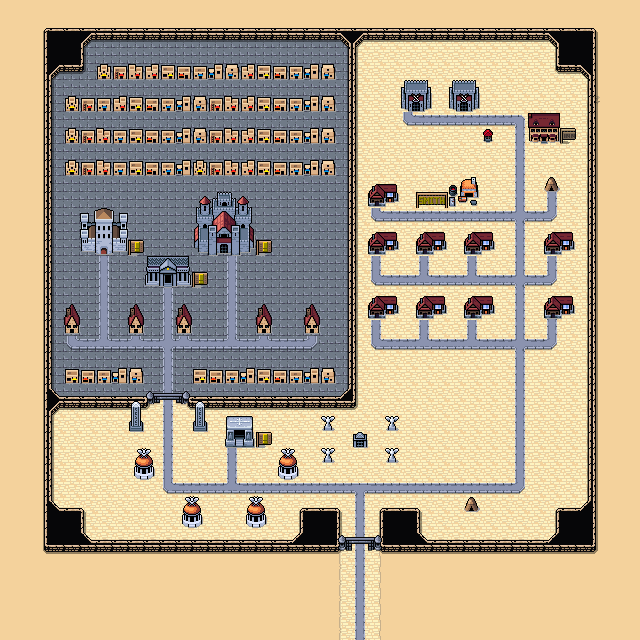

A 2D game scene composited from a Tiled map and its tileset images. What follows is a short description and the map's XML, with each tile layer's data collapsed to a summary:
An orthogonal 40x40 tile map with 16x16 px tiles, 5 tile layers (Background, Ground2, Ground, Walls, ...), 3 tilesets and 27 objects.

<map version="1.10" tiledversion="1.11.2" orientation="orthogonal" renderorder="right-down" width="40" height="40" tilewidth="16" tileheight="16" infinite="0" nextlayerid="7" nextobjectid="108">
 <editorsettings>
  <export target="wastetown..tmx" format="tmx" />
 </editorsettings>
 <tileset firstgid="1" source="../../../../common/maps/tileset/main.tsx" />
 <tileset firstgid="10113" source="../../../../common/maps/tileset/buildings.tsx" />
 <tileset firstgid="11905" source="../../../../common/maps/tileset/buildings-nocollide.tsx" />
 <layer id="1" name="Background" width="40" height="40">
  <data>[1600 cells, 1600 non-empty, 6 distinct tile ids]</data>
 </layer>
 <layer id="6" name="Ground2" width="40" height="40">
  <data>[1600 cells, 1510 non-empty, 26 distinct tile ids]</data>
 </layer>
 <layer id="2" name="Ground" width="40" height="40">
  <data>[1600 cells, 1493 non-empty, 60 distinct tile ids]</data>
 </layer>
 <layer id="3" name="Walls" width="40" height="40">
  <properties>
   <property name="spriteLayer" type="bool" value="true" />
  </properties>
  <data>[1600 cells, 1591 non-empty, 55 distinct tile ids]</data>
 </layer>
 <layer id="5" name="Overlay" width="40" height="40">
  <data>[1600 cells, 1586 non-empty, 26 distinct tile ids]</data>
 </layer>
 <objectgroup id="4" name="Objects">
  <object id="41" template="../../../../common/maps/obj/shop.tx" x="465" y="260">
   <properties>
    <property name="commonShopList" value="Enchantment6White,Creature6White,Instant6White,Angel,Human4White,Soldier4White,SmallCats," />
    <property name="mythicShopList" value="Planeswalker4White,WUBRG,RWG,RWU,RWB,UWG,UWB,GWB,Legend4White,PhyrexianWhite,Eldrazi" />
    <property name="rareShopList" value="Artifact4White,Land4White,Dimir,Rakdos,Orzhov,Golgari,Vehicle2White,Wand4White" />
    <property name="signYOffset" type="float" value="-8" />
    <property name="uncommonShopList" value="Bird4White,Spirit4White,Sliver4White,Knight4White,Multicolor8White" />
   </properties>
  </object>
  <object id="56" template="../../../../common/maps/obj/shop.tx" x="416" y="260">
   <properties>
    <property name="commonShopList" value="Enchantment6White,Creature6White,Instant6White,Angel,Human4White,Soldier4White,SmallCats," />
    <property name="mythicShopList" value="Planeswalker4White,WUBRG,RWG,RWU,RWB,UWG,UWB,GWB,Legend4White,PhyrexianWhite,Eldrazi" />
    <property name="rareShopList" value="Artifact4White,Land4White,Dimir,Rakdos,Orzhov,Golgari,Vehicle2White,Wand4White" />
    <property name="signYOffset" type="float" value="-8" />
    <property name="uncommonShopList" value="Bird4White,Spirit4White,Sliver4White,Knight4White,Multicolor8White" />
   </properties>
  </object>
  <object id="57" template="../../../../common/maps/obj/shop.tx" x="545" y="259">
   <properties>
    <property name="commonShopList" value="Enchantment6White,Creature6White,Instant6White,Angel,Human4White,Soldier4White" />
    <property name="mythicShopList" value="Planeswalker4White,WUBRG,RWG,RWU,RWB,UWG,UWB,GWB,Legend4White,PhyrexianWhite" />
    <property name="rareShopList" value="Artifact4White,Land4White,Dimir,Rakdos,Orzhov,Golgari,Vehicle2White,Wand4White" />
    <property name="signYOffset" type="float" value="-8" />
    <property name="uncommonShopList" value="Bird4White,Spirit4White,Sliver4White,Knight4White,Multicolor8White" />
   </properties>
  </object>
  <object id="43" template="../../../../common/maps/obj/shop.tx" x="370" y="325">
   <properties>
    <property name="commonShopList" value="Enchantment6White,Creature6White,Instant6White,Angel,Human4White,Soldier4White,SmallCats," />
    <property name="mythicShopList" value="Planeswalker4White,WUBRG,RWG,RWU,RWB,UWG,UWB,GWB,Legend4White,PhyrexianWhite,Eldrazi" />
    <property name="rareShopList" value="Artifact4White,Land4White,Dimir,Rakdos,Orzhov,Golgari,Vehicle2White,Wand4White" />
    <property name="signYOffset" type="float" value="-8" />
    <property name="uncommonShopList" value="Bird4White,Spirit4White,Sliver4White,Knight4White,Multicolor8White" />
   </properties>
  </object>
  <object id="47" template="../../../../common/maps/obj/inn.tx" x="536" y="144" />
  <object id="49" template="../../../../common/maps/obj/shop.tx" x="417" y="324">
   <properties>
    <property name="commonShopList" value="Enchantment6White,Creature6White,Instant6White,Angel,Human4White,Soldier4White,SmallCats," />
    <property name="mythicShopList" value="Planeswalker4White,WUBRG,RWG,RWU,RWB,UWG,UWB,GWB,Legend4White,PhyrexianWhite,Eldrazi" />
    <property name="rareShopList" value="Artifact4White,Land4White,Dimir,Rakdos,Orzhov,Golgari,Vehicle2White,Wand4White" />
    <property name="signYOffset" type="float" value="-8" />
    <property name="uncommonShopList" value="Bird4White,Spirit4White,Sliver4White,Knight4White,Multicolor8White" />
   </properties>
  </object>
  <object id="50" template="../../../../common/maps/obj/shop.tx" x="465" y="323">
   <properties>
    <property name="commonShopList" value="Enchantment6White,Creature6White,Instant6White,Angel,Human4White,Soldier4White,SmallCats," />
    <property name="mythicShopList" value="Planeswalker4White,WUBRG,RWG,RWU,RWB,UWG,UWB,GWB,Legend4White,PhyrexianWhite,Eldrazi" />
    <property name="rareShopList" value="Artifact4White,Land4White,Dimir,Rakdos,Orzhov,Golgari,Vehicle2White,Wand4White" />
    <property name="signYOffset" type="float" value="-8" />
    <property name="uncommonShopList" value="Bird4White,Spirit4White,Sliver4White,Knight4White,Multicolor8White" />
   </properties>
  </object>
  <object id="52" template="../../../../common/maps/obj/shop.tx" x="369" y="261">
   <properties>
    <property name="commonShopList" value="Enchantment6White,Creature6White,Instant6White,Angel,Human4White,Soldier4White,SmallCats," />
    <property name="mythicShopList" value="Planeswalker4White,WUBRG,RWG,RWU,RWB,UWG,UWB,GWB,Legend4White,PhyrexianWhite,Eldrazi" />
    <property name="rareShopList" value="Artifact4White,Land4White,Dimir,Rakdos,Orzhov,Golgari,Vehicle2White,Wand4White" />
    <property name="signYOffset" type="float" value="-8" />
    <property name="uncommonShopList" value="Bird4White,Spirit4White,Sliver4White,Knight4White,Multicolor8White" />
   </properties>
  </object>
  <object id="53" template="../../../../common/maps/obj/spellsmith.tx" x="452" y="212" />
  <object id="55" template="../../../../common/maps/obj/shop.tx" x="464.75" y="516.5">
   <properties>
    <property name="commonShopList" value="Plains" />
    <property name="noRestock" type="bool" value="true" />
    <property name="signYOffset" type="float" value="-2" />
   </properties>
  </object>
  <object id="58" template="../../../../common/maps/obj/entry_up.tx" x="320.667" y="639.333" width="80" height="20">
   <properties>
    <property name="spawn" type="bool" value="true" />
   </properties>
  </object>
  <object id="59" template="../../../../common/maps/obj/entry_left.tx" x="385.333" y="627.667" width="16" height="71.964" rotation="0" />
  <object id="60" template="../../../../common/maps/obj/entry_right.tx" x="318" y="624.667" width="16" height="69" />
  <object id="62" template="../../../../common/maps/obj/shop.tx" x="408.167" y="118">
   <properties>
    <property name="commonShopList" value="WhiteItems" />
    <property name="noRestock" type="bool" value="true" />
    <property name="signYOffset" type="float" value="0" />
   </properties>
  </object>
  <object id="63" template="../../../../common/maps/obj/shop.tx" x="458" y="117">
   <properties>
    <property name="commonShopList" value="WhiteEquipment" />
    <property name="noRestock" type="bool" value="true" />
    <property name="signYOffset" type="float" value="0" />
   </properties>
  </object>
  </objectgroup>
</map>
<!-- 12 of 27 objects omitted -->
